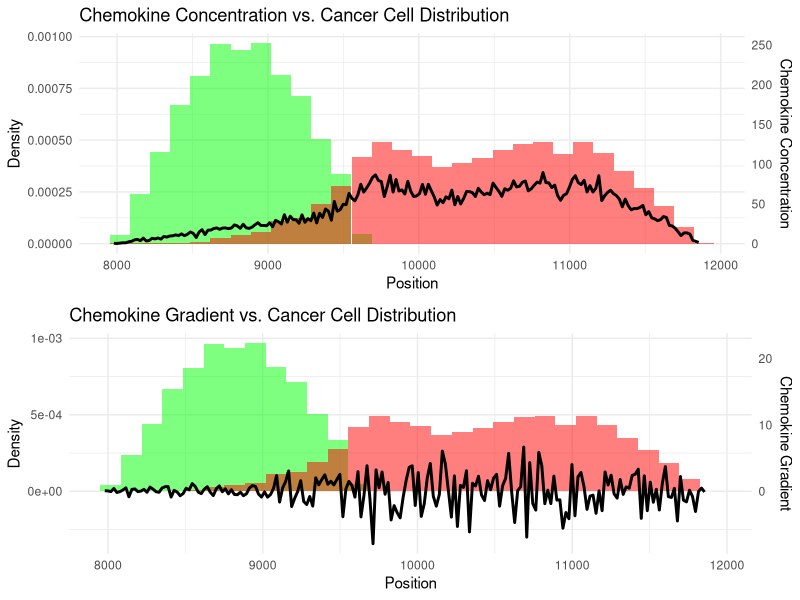

The R script that drew this image:
# Load required libraries
library(ggplot2)
library(dplyr)
library(gridExtra)

# ========== 1) Load Data ==========
# Adjust file paths if necessary
yfp <- read.csv("2D_Data/10mm_tumor/YFP_1D_projected.csv", header = TRUE)
rfp <- read.csv("2D_Data/10mm_tumor/RFP_1D_projected.csv", header = TRUE)

# Label and assign heat values: YFP = 1, RFP = 2
yfp$Type <- "YFP"
rfp$Type <- "RFP"
yfp$heat <- 1
rfp$heat <- 4

# Combine the cancer cell data
cancer_df <- rbind(yfp, rfp)
cancer_positions <- cancer_df$x

# ========== 2) Set Parameters ==========
D <- 3.6     # Diffusion-related parameter
delta <- 0.6  # Decay-related parameter

# ========== 3) Define x-range ==========
b_min <- min(cancer_positions)
b_max <- max(cancer_positions)
x_seq <- seq(b_min, b_max, length.out = 200)

# ========== 4) Define Concentration & Gradient Functions ==========

# c(x) = 1 / (2 * sqrt(delta * D)) * sum_i [ M_i * exp(-sqrt(delta/D)*|x - x_i|) ]
compute_concentration <- function(x, positions, heats, D, delta) {
  prefactor <- 1 / (2 * sqrt(delta * D))
  inside_sum <- heats * exp(-sqrt(delta / D) * abs(x - positions))
  prefactor * sum(inside_sum)
}

# ∇c(x) = -1/(2D) * sum_i [ M_i * exp(-sqrt(delta/D)*|x - x_i|) * sgn(x - x_i) ]
compute_gradient <- function(x, positions, heats, D, delta) {
  prefactor <- -1 / (2 * D)
  inside_sum <- heats * exp(-sqrt(delta / D) * abs(x - positions)) * sign(x - positions)
  prefactor * sum(inside_sum)
}

# ========== 5) Compute Values Over x_seq ==========
concentration_values <- sapply(
  x_seq,
  compute_concentration,
  positions = cancer_positions,
  heats = cancer_df$heat,
  D = D,
  delta = delta
)

gradient_values <- sapply(
  x_seq,
  compute_gradient,
  positions = cancer_positions,
  heats = cancer_df$heat,
  D = D,
  delta = delta
)

# Convert to data frames for plotting
conc_df <- data.frame(x = x_seq, concentration = concentration_values)
grad_df <- data.frame(x = x_seq, gradient = gradient_values)

# ========== 6) Determine Scaling Factors ==========
# We'll match each curve's maximum to the histogram's maximum density.
dens <- density(cancer_positions)
max_density <- max(dens$y)

max_conc <- max(abs(concentration_values))
max_grad <- max(abs(gradient_values))

scale_factor_conc <- max_density / max_conc
scale_factor_grad <- max_density / max_grad

# ========== 7) Build Plots with ggplot2 ==========

# --- (A) Plot for Chemokine Concentration ---
p_conc <- ggplot() +
  # Histograms for YFP (blue) and RFP (red)
  geom_histogram(data = filter(cancer_df, Type == "YFP"),
                 aes(x = x, y = ..density..),
                 fill = "green", alpha = 0.5, bins = 30) +
  geom_histogram(data = filter(cancer_df, Type == "RFP"),
                 aes(x = x, y = ..density..),
                 fill = "red", alpha = 0.5, bins = 30) +
  # Overlay the scaled concentration
  geom_line(data = conc_df,
            aes(x = x, y = concentration * scale_factor_conc),
            color = "black", size = 1) +
  scale_y_continuous(name = "Density",
                     sec.axis = sec_axis(~ . / scale_factor_conc,
                                         name = "Chemokine Concentration")) +
  ggtitle("Chemokine Concentration vs. Cancer Cell Distribution") +
  xlab("Position") +
  theme_minimal()

# --- (B) Plot for Chemokine Gradient ---
p_grad <- ggplot() +
  # Histograms for YFP (blue) and RFP (red)
  geom_histogram(data = filter(cancer_df, Type == "YFP"),
                 aes(x = x, y = ..density..),
                 fill = "green", alpha = 0.5, bins = 30) +
  geom_histogram(data = filter(cancer_df, Type == "RFP"),
                 aes(x = x, y = ..density..),
                 fill = "red", alpha = 0.5, bins = 30) +
  # Overlay the scaled gradient
  geom_line(data = grad_df,
            aes(x = x, y = gradient * scale_factor_grad),
            color = "black", size = 1) +
  scale_y_continuous(name = "Density",
                     sec.axis = sec_axis(~ . / scale_factor_grad,
                                         name = "Chemokine Gradient")) +
  ggtitle("Chemokine Gradient vs. Cancer Cell Distribution") +
  xlab("Position") +
  theme_minimal()

# ========== 8) Arrange and Display Both Plots ==========
grid.arrange(p_conc, p_grad, nrow = 2)


